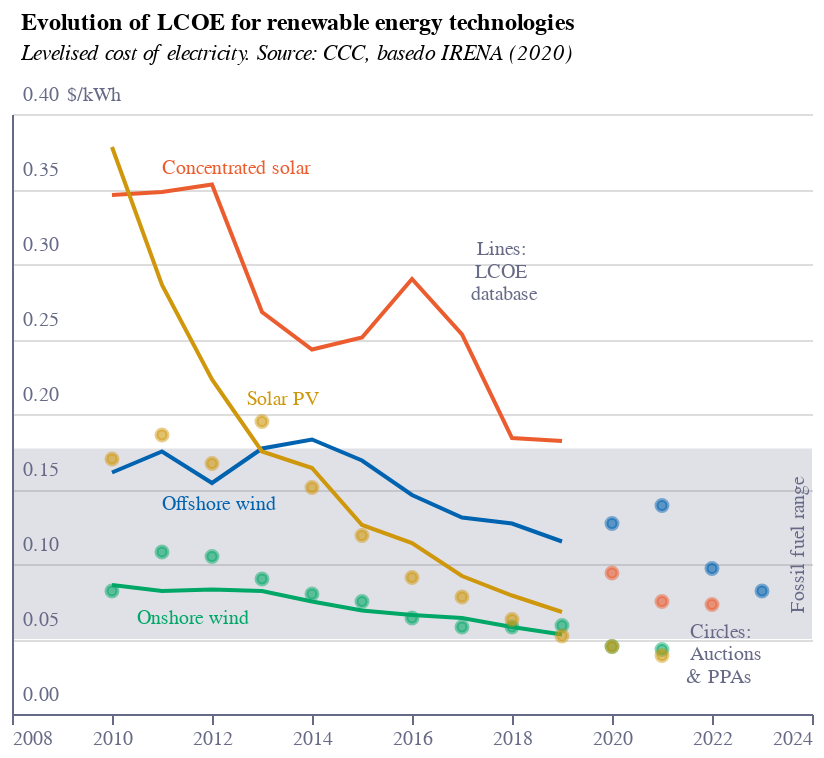

Notebook source saved alongside this figure:
### Code cell
base = alt.Chart(f1).encode(
    x=alt.X(
        "year:Q",
        sort=[],
        axis=alt.Axis(
            grid=False,
            titleAlign="center",
            titleAnchor="middle",
            title="",
            labelColor=colors["eco-gray"],
            titleColor=colors["eco-gray"],
            tickColor=colors["eco-gray"],
            domainColor=colors["eco-gray"],
            tickCount=10,
            orient="bottom",
            labelAngle=0,
            format=".0f",
            # zindex=1,
            # offset=-43
        ),
    )
)
areas = base.mark_area(opacity=0.2).encode(
    y=alt.Y("p5:Q", sort=[]),
    y2=alt.Y2("p95:Q"),
    color=alt.Color(
        "tech:N",
        scale=alt.Scale(
            range=[
                colors["eco-orange"],
                colors["eco-mid-blue"],
                colors["eco-green"],
                scale_lightness(colors["eco-yellow"], 0.7),
            ]
        ),
    ),
)
lines = (
    base.mark_line()
    .encode(
        y=alt.Y(
            "avg:Q",
            sort=[],
            axis=alt.Axis(
                grid=True,
                title="$/kWh",
                titleAnchor="start",
                labelColor=colors["eco-gray"],
                titleColor=colors["eco-gray"],
                tickColor=colors["eco-gray"],
                domainColor=colors["eco-gray"],
                titleFontSize=10,
                titleFontWeight="normal",
                ticks=False,
                labelAlign="left",
                labelBaseline="middle",
                labelPadding=-5,
                labelOffset=-10,
                titleX=27,
                titleY=-5,
                titleBaseline="bottom",
                titleAngle=0,
                titleAlign="left",
                tickCount=7,
                format=".2f",
            ),
        ),
        color=alt.Color("tech:N", legend=None),
    )
    .transform_filter('datum.db=="lcoe"')
)
lines2 = (
    base.mark_point(strokeOpacity=0.8, opacity=0.6)
    .encode(
        y=alt.Y("avg:Q", sort=[]),
        fill=alt.Color(
            "tech:N",
            legend=None,
            scale=alt.Scale(
                range=[
                    colors["eco-orange"],
                    colors["eco-mid-blue"],
                    colors["eco-green"],
                    scale_lightness(colors["eco-yellow"], 0.7),
                ]
            ),
        ),
        color=alt.Color(
            "tech:N",
            legend=None,
            scale=alt.Scale(
                range=[
                    colors["eco-orange"],
                    colors["eco-mid-blue"],
                    colors["eco-green"],
                    scale_lightness(colors["eco-yellow"], 0.7),
                ]
            ),
        ),
    )
    .transform_filter('datum.db=="auction"')
)
title = alt.TitleParams(
    "Evolution of LCOE for renewable energy technologies",
    subtitle=["Levelised cost of electricity. Source: CCC, basedo IRENA (2020)"],
    anchor="start",
    align="left",
    dx=5,
    dy=-5,
    fontSize=12,
    subtitleFontSize=11,
    subtitleFontStyle="italic",
)
fossil = (
    alt.Chart(
        pd.DataFrame(
            [{"x": 2008, "y": 0.050, "y2": 0.177}, {"x": 2024, "y": 0.050, "y2": 0.177}]
        )
    )
    .mark_area(fill=colors["eco-gray"], opacity=0.2)
    .encode(x="x:Q", y="y:Q", y2="y2:Q")
)
ftext = (
    alt.Chart(pd.DataFrame([{"x": 2024, "y": 0.165, "t": "Fossil fuel range"}]))
    .mark_text(
        align="right", color=colors["eco-gray"], fontSize=10, dy=-7, dx=-5, angle=270
    )
    .encode(x="x:Q", y="y:Q", text="t:N")
)
text1 = (
    alt.Chart(
        pd.DataFrame(
            [
                {"x": 2023, "y": 0.055, "t": "Circles:"},
                {"x": 2023.2, "y": 0.04, "t": "Auctions"},
                {"x": 2023, "y": 0.025, "t": "& PPAs"},
                {"x": 2018.5, "y": 0.31, "t": "Lines:"},
                {"x": 2018.5, "y": 0.295, "t": "LCOE"},
                {"x": 2018.7, "y": 0.28, "t": "database"},
            ]
        )
    )
    .mark_text(align="right", color=colors["eco-gray"], fontSize=10, dx=-5)
    .encode(x="x:Q", y="y:Q", text="t:N")
)
text2 = (
    alt.Chart(
        pd.DataFrame(
            [
                {"x": 2011, "y": 0.14, "t": "Offshore wind"},
                {"x": 2010.5, "y": 0.064, "t": "Onshore wind"},
                {"x": 2011, "y": 0.364, "t": "Concentrated solar"},
                {"x": 2012.7, "y": 0.21, "t": "Solar PV"},
            ]
        )
    )
    .mark_text(align="left", fontSize=10)
    .encode(
        x="x:Q",
        y="y:Q",
        text="t:N",
        color=alt.Color(
            "t:N",
            legend=None,
            scale=alt.Scale(
                range=[
                    colors["eco-orange"],
                    colors["eco-mid-blue"],
                    colors["eco-green"],
                    scale_lightness(colors["eco-yellow"], 0.7),
                ]
            ),
        ),
    )
)
layer1 = (
    (
        (fossil + lines + lines2 + ftext + text1 + text2).properties(
            height=300, width=400
        )
    )
    .configure_view(stroke=None)
    .properties(title=title)
)
layer1.save("visualisation/" + f + ".json")
layer1.save("visualisation/" + f + ".png")
open("README.md", "w").write(readme)
layer1

### Figure 1 — Vega-Lite specification as saved in the notebook (floating-point values rounded to 4 significant figures)
{"config": {"view": {"continuousWidth": 400, "continuousHeight": 300, "stroke": null}}, "layer": [{"data": {"name": "data-66e9ab00c27a59734f8f2024a468ccbf"}, "mark": {"type": "area", "fill": "#676A86", "opacity": 0.2}, "encoding": {"x": {"type": "quantitative", "field": "x"}, "y": {"type": "quantitative", "field": "y"}, "y2": {"field": "y2"}}}, {"data": {"name": "data-17b68fbd6a1e64afa4f95946aa6123d1"}, "mark": "line", "encoding": {"color": {"type": "nominal", "field": "tech", "legend": null}, "x": {"type": "quantitative", "axis": {"domainColor": "#676A86", "format": ".0f", "grid": false, "labelAngle": 0, "labelColor": "#676A86", "orient": "bottom", "tickColor": "#676A86", "tickCount": 10, "title": "", "titleAlign": "center", "titleAnchor": "middle", "titleColor": "#676A86"}, "field": "year", "sort": []}, "y": {"type": "quantitative", "axis": {"domainColor": "#676A86", "format": ".2f", "grid": true, "labelAlign": "left", "labelBaseline": "middle", "labelColor": "#676A86", "labelOffset": -10, "labelPadding": -5, "tickColor": "#676A86", "tickCount": 7, "ticks": false, "title": "$/kWh", "titleAlign": "left", "titleAnchor": "start", "titleAngle": 0, "titleBaseline": "bottom", "titleColor": "#676A86", "titleFontSize": 10, "titleFontWeight": "normal", "titleX": 27, "titleY": -5}, "field": "avg", "sort": []}}, "transform": [{"filter": "datum.db==\"lcoe\""}]}, {"data": {"name": "data-17b68fbd6a1e64afa4f95946aa6123d1"}, "mark": {"type": "point", "opacity": 0.6, "strokeOpacity": 0.8}, "encoding": {"color": {"type": "nominal", "field": "tech", "legend": null, "scale": {"range": ["#EB5C2E", "#0063AF", "#00A767", "#cf970c"]}}, "fill": {"type": "nominal", "field": "tech", "legend": null, "scale": {"range": ["#EB5C2E", "#0063AF", "#00A767", "#cf970c"]}}, "x": {"type": "quantitative", "axis": {"domainColor": "#676A86", "format": ".0f", "grid": false, "labelAngle": 0, "labelColor": "#676A86", "orient": "bottom", "tickColor": "#676A86", "tickCount": 10, "title": "", "titleAlign": "center", "titleAnchor": "middle", "titleColor": "#676A86"}, "field": "year", "sort": []}, "y": {"type": "quantitative", "field": "avg", "sort": []}}, "transform": [{"filter": "datum.db==\"auction\""}]}, {"data": {"name": "data-7b085bcd579a30523712d200970b338f"}, "mark": {"type": "text", "align": "right", "angle": 270, "color": "#676A86", "dx": -5, "dy": -7, "fontSize": 10}, "encoding": {"text": {"type": "nominal", "field": "t"}, "x": {"type": "quantitative", "field": "x"}, "y": {"type": "quantitative", "field": "y"}}}, {"data": {"name": "data-aa9be91e3721dd4cbcf686d70831b30a"}, "mark": {"type": "text", "align": "right", "color": "#676A86", "dx": -5, "fontSize": 10}, "encoding": {"text": {"type": "nominal", "field": "t"}, "x": {"type": "quantitative", "field": "x"}, "y": {"type": "quantitative", "field": "y"}}}, {"data": {"name": "data-91ee8ccb0456755c4f6e52d4e4aac060"}, "mark": {"type": "text", "align": "left", "fontSize": 10}, "encoding": {"color": {"type": "nominal", "field": "t", "legend": null, "scale": {"range": ["#EB5C2E", "#0063AF", "#00A767", "#cf970c"]}}, "text": {"type": "nominal", "field": "t"}, "x": {"type": "quantitative", "field": "x"}, "y": {"type": "quantitative", "field": "y"}}}], "height": 300, "title": {"text": "Evolution of LCOE for renewable energy technologies", "align": "left", "anchor": "start", "dx": 5, "dy": -5, "fontSize": 12, "subtitle": ["Levelised cost of electricity. Source: CCC, basedo IRENA (2020)"], "subtitleFontSize": 11, "subtitleFontStyle": "italic"}, "width": 400, "$schema": "https://vega.github.io/schema/vega-lite/v4.8.1.json", "datasets": {"data-66e9ab00c27a59734f8f2024a468ccbf": [{"x": 2008, "y": 0.05, "y2": 0.177}, {"x": 2024, "y": 0.05, "y2": 0.177}], "data-17b68fbd6a1e64afa4f95946aa6123d1": [{"year": 2010, "tech": "csp", "db": "lcoe", "avg": 0.346, "p5": 0.276, "p95": 0.39}, {"year": 2010, "tech": "offwind", "db": "lcoe", "avg": 0.161, "p5": 0.114, "p95": 0.204}, {"year": 2010, "tech": "onwind", "db": "auction", "avg": 0.082, "p5": 0.054, "p95": 0.105}, {"year": 2010, "tech": "onwind", "db": "lcoe", "avg": 0.086, "p5": 0.058, "p95": 0.117}, {"year": 2010, "tech": "pv", "db": "auction", "avg": 0.17, "p5": 0.148, "p95": 0.176}, {"year": 2010, "tech": "pv", "db": "lcoe", "avg": 0.378, "p5": 0.188, "p95": 0.514}, {"year": 2011, "tech": "csp", "db": "lcoe", "avg": 0.348, "p5": 0.252, "p95": 0.477}, {"year": 2011, "tech": "offwind", "db": "lcoe", "avg": 0.175, "p5": 0.114, "p95": 0.222}, {"year": 2011, "tech": "onwind", "db": "auction", "avg": 0.108, "p5": 0.072, "p95": 0.14}, {"year": 2011, "tech": "onwind", "db": "lcoe", "avg": 0.082, "p5": 0.057, "p95": 0.124}, {"year": 2011, "tech": "pv", "db": "auction", "avg": 0.186, "p5": 0.166, "p95": 0.286}, {"year": 2011, "tech": "pv", "db": "lcoe", "avg": 0.286, "p5": 0.162, "p95": 0.484}, {"year": 2012, "tech": "csp", "db": "lcoe", "avg": 0.353, "p5": 0.234, "p95": 0.464}, {"year": 2012, "tech": "offwind", "db": "lcoe", "avg": 0.154, "p5": 0.115, "p95": 0.209}, {"year": 2012, "tech": "onwind", "db": "auction", "avg": 0.105, "p5": 0.074, "p95": 0.158}, {"year": 2012, "tech": "onwind", "db": "lcoe", "avg": 0.083, "p5": 0.058, "p95": 0.111}, {"year": 2012, "tech": "pv", "db": "auction", "avg": 0.167, "p5": 0.144, "p95": 0.259}, {"year": 2012, "tech": "pv", "db": "lcoe", "avg": 0.223, "p5": 0.133, "p95": 0.403}, {"year": 2013, "tech": "csp", "db": "lcoe", "avg": 0.268, "p5": 0.194, "p95": 0.361}, {"year": 2013, "tech": "offwind", "db": "lcoe", "avg": 0.177, "p5": 0.1, "p95": 0.277}, {"year": 2013, "tech": "onwind", "db": "auction", "avg": 0.09, "p5": 0.069, "p95": 0.14}, {"year": 2013, "tech": "onwind", "db": "lcoe", "avg": 0.082, "p5": 0.057, "p95": 0.121}, {"year": 2013, "tech": "pv", "db": "auction", "avg": 0.195, "p5": 0.13, "p95": 0.435}, {"year": 2013, "tech": "pv", "db": "lcoe", "avg": 0.175, "p5": 0.12, "p95": 0.366}, {"year": 2014, "tech": "csp", "db": "lcoe", "avg": 0.243, "p5": 0.152, "p95": 0.293}, {"year": 2014, "tech": "offwind", "db": "lcoe", "avg": 0.183, "p5": 0.137, "p95": 0.214}, {"year": 2014, "tech": "onwind", "db": "auction", "avg": 0.08, "p5": 0.053, "p95": 0.147}, {"year": 2014, "tech": "onwind", "db": "lcoe", "avg": 0.075, "p5": 0.057, "p95": 0.122}, {"year": 2014, "tech": "pv", "db": "auction", "avg": 0.151, "p5": 0.074, "p95": 0.291}, {"year": 2014, "tech": "pv", "db": "lcoe", "avg": 0.164, "p5": 0.097, "p95": 0.367}, {"year": 2015, "tech": "csp", "db": "lcoe", "avg": 0.251, "p5": 0.191, "p95": 0.323}, {"year": 2015, "tech": "offwind", "db": "lcoe", "avg": 0.169, "p5": 0.125, "p95": 0.227}, {"year": 2015, "tech": "onwind", "db": "auction", "avg": 0.075, "p5": 0.048, "p95": 0.143}, {"year": 2015, "tech": "onwind", "db": "lcoe", "avg": 0.069, "p5": 0.047, "p95": 0.126}, {"year": 2015, "tech": "pv", "db": "auction", "avg": 0.119, "p5": 0.076, "p95": 0.181}, {"year": 2015, "tech": "pv", "db": "lcoe", "avg": 0.126, "p5": 0.078, "p95": 0.29}, {"year": 2016, "tech": "csp", "db": "lcoe", "avg": 0.29, "p5": 0.236, "p95": 0.35}, {"year": 2016, "tech": "offwind", "db": "lcoe", "avg": 0.146, "p5": 0.103, "p95": 0.401}, {"year": 2016, "tech": "onwind", "db": "auction", "avg": 0.064, "p5": 0.047, "p95": 0.127}, {"year": 2016, "tech": "onwind", "db": "lcoe", "avg": 0.066, "p5": 0.047, "p95": 0.112}, {"year": 2016, "tech": "pv", "db": "auction", "avg": 0.091, "p5": 0.067, "p95": 0.185}, {"year": 2016, "tech": "pv", "db": "lcoe", "avg": 0.114, "p5": 0.075, "p95": 0.266}, {"year": 2017, "tech": "csp", "db": "lcoe", "avg": 0.253, "p5": 0.175, "p95": 0.289}, {"year": 2017, "tech": "offwind", "db": "lcoe", "avg": 0.131, "p5": 0.108, "p95": 0.183}, {"year": 2017, "tech": "onwind", "db": "auction", "avg": 0.058, "p5": 0.047, "p95": 0.163}, {"year": 2017, "tech": "onwind", "db": "lcoe", "avg": 0.064, "p5": 0.045, "p95": 0.115}, {"year": 2017, "tech": "pv", "db": "auction", "avg": 0.078, "p5": 0.066, "p95": 0.113}, {"year": 2017, "tech": "pv", "db": "lcoe", "avg": 0.092, "p5": 0.056, "p95": 0.228}, {"year": 2018, "tech": "csp", "db": "lcoe", "avg": 0.184, "p5": 0.106, "p95": 0.268}, {"year": 2018, "tech": "offwind", "db": "lcoe", "avg": 0.127, "p5": 0.102, "p95": 0.202}, {"year": 2018, "tech": "onwind", "db": "auction", "avg": 0.058, "p5": 0.04, "p95": 0.109}, {"year": 2018, "tech": "onwind", "db": "lcoe", "avg": 0.058, "p5": 0.04, "p95": 0.1}, {"year": 2018, "tech": "pv", "db": "auction", "avg": 0.063, "p5": 0.048, "p95": 0.095}, {"year": 2018, "tech": "pv", "db": "lcoe", "avg": 0.079, "p5": 0.052, "p95": 0.215}, {"year": 2019, "tech": "csp", "db": "lcoe", "avg": 0.182, "p5": 0.144, "p95": 0.431}, {"year": 2019, "tech": "offwind", "db": "lcoe", "avg": 0.115, "p5": 0.088, "p95": 0.157}, {"year": 2019, "tech": "onwind", "db": "auction", "avg": 0.059, "p5": 0.03, "p95": 0.085}, {"year": 2019, "tech": "onwind", "db": "lcoe", "avg": 0.053, "p5": 0.038, "p95": 0.107}, {"year": 2019, "tech": "pv", "db": "auction", "avg": 0.052, "p5": 0.042, "p95": 0.099}, {"year": 2019, "tech": "pv", "db": "lcoe", "avg": 0.068, "p5": 0.052, "p95": 0.19}, {"year": 2020, "tech": "csp", "db": "auction", "avg": 0.094, "p5": 0.07, "p95": 0.296}, {"year": 2020, "tech": "offwind", "db": "auction", "avg": 0.127, "p5": 0.067, "p95": 0.247}, {"year": 2020, "tech": "onwind", "db": "auction", "avg": 0.045, "p5": 0.032, "p95": 0.099}, {"year": 2020, "tech": "pv", "db": "auction", "avg": 0.045, "p5": 0.034, "p95": 0.071}, {"year": 2021, "tech": "csp", "db": "auction", "avg": 0.075, "p5": 0.067, "p95": 0.076}, {"year": 2021, "tech": "offwind", "db": "auction", "avg": 0.139, "p5": 0.054, "p95": 0.282}, {"year": 2021, "tech": "onwind", "db": "auction", "avg": 0.043, "p5": 0.027, "p95": 0.077}, {"year": 2021, "tech": "pv", "db": "auction", "avg": 0.039, "p5": 0.03, "p95": 0.115}, {"year": 2022, "tech": "csp", "db": "auction", "avg": 0.073, "p5": 0.064, "p95": 0.074}, {"year": 2022, "tech": "offwind", "db": "auction", "avg": 0.097, "p5": 0.071, "p95": 0.137}, {"year": 2023, "tech": "offwind", "db": "auction", "avg": 0.082, "p5": 0.056, "p95": 0.141}], "data-7b085bcd579a30523712d200970b338f": [{"x": 2024, "y": 0.165, "t": "Fossil fuel range"}], "data-aa9be91e3721dd4cbcf686d70831b30a": [{"x": 2023.0, "y": 0.055, "t": "Circles:"}, {"x": 2023.0, "y": 0.04, "t": "Auctions"}, {"x": 2023.0, "y": 0.025, "t": "& PPAs"}, {"x": 2018.0, "y": 0.31, "t": "Lines:"}, {"x": 2018.0, "y": 0.295, "t": "LCOE"}, {"x": 2019.0, "y": 0.28, "t": "database"}], "data-91ee8ccb0456755c4f6e52d4e4aac060": [{"x": 2011.0, "y": 0.14, "t": "Offshore wind"}, {"x": 2010.0, "y": 0.064, "t": "Onshore wind"}, {"x": 2011.0, "y": 0.364, "t": "Concentrated solar"}, {"x": 2013.0, "y": 0.21, "t": "Solar PV"}]}}
